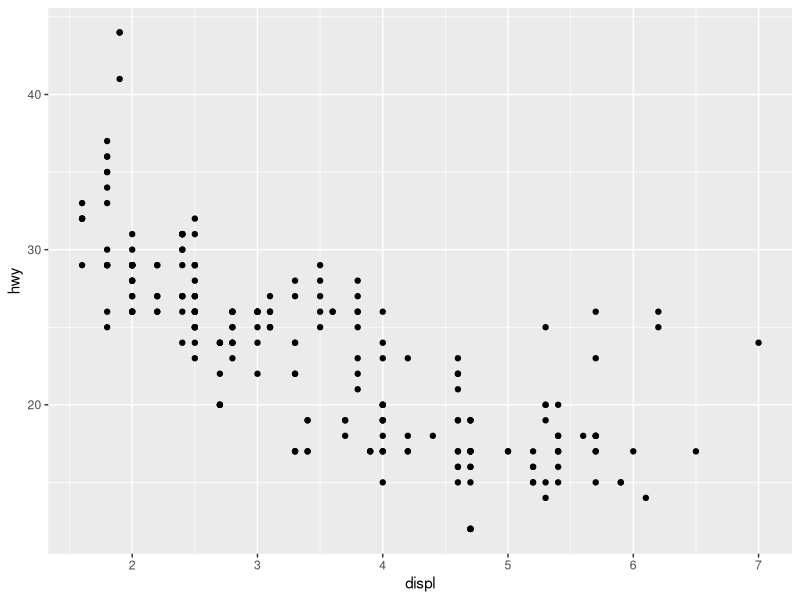
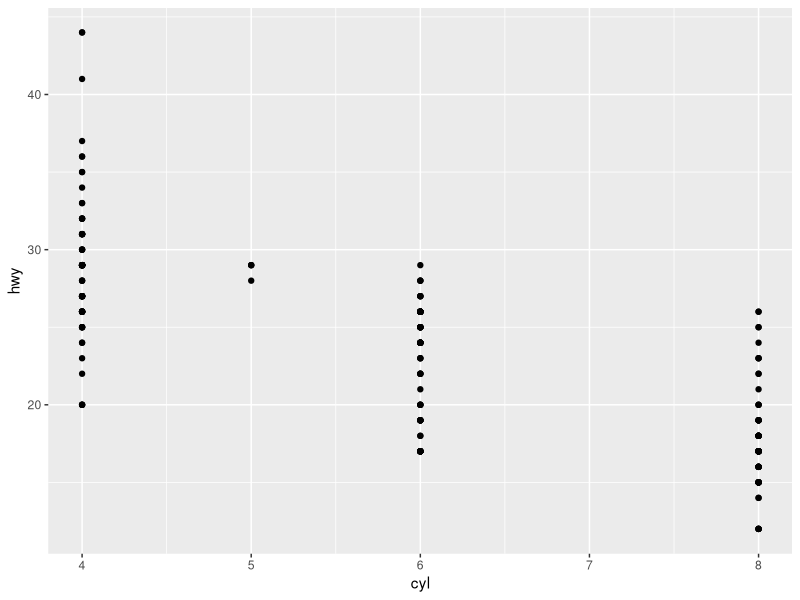
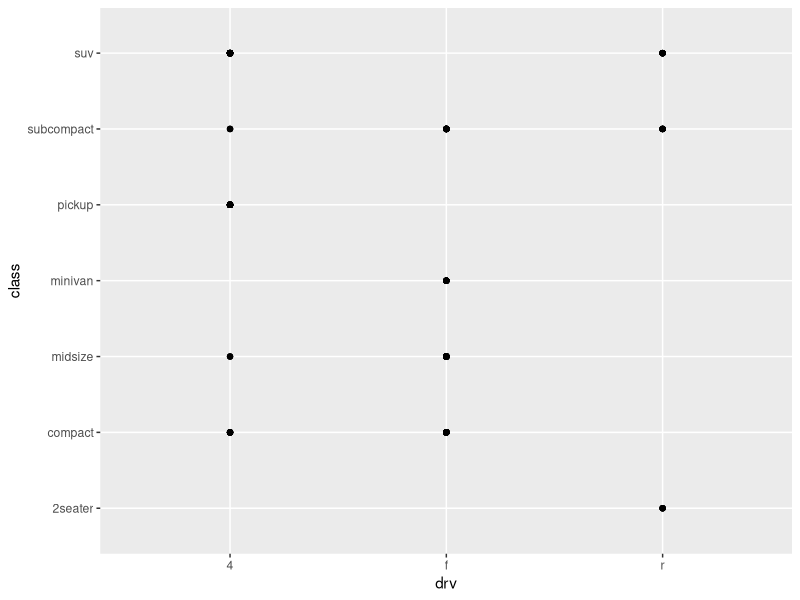
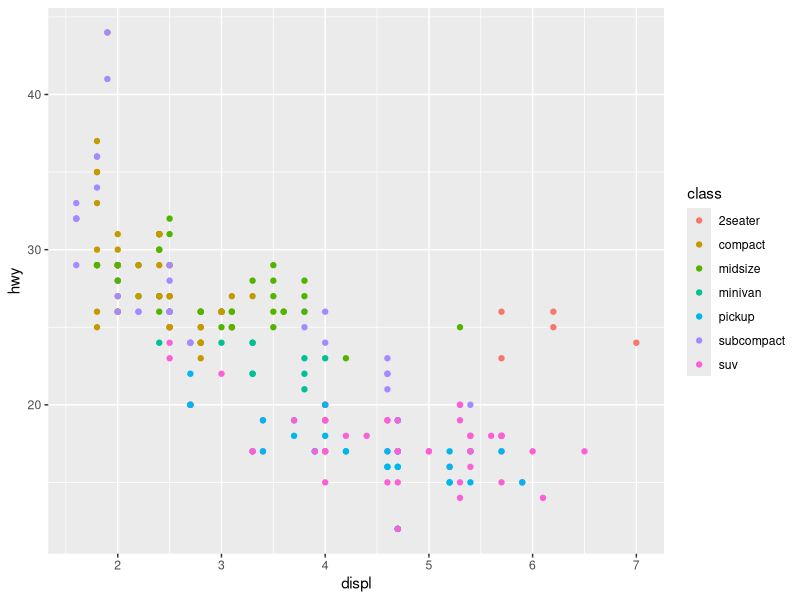
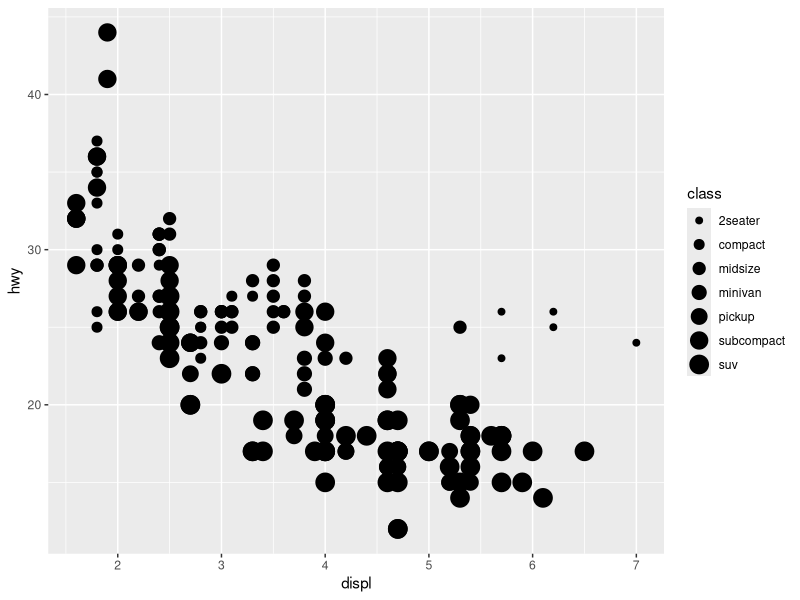
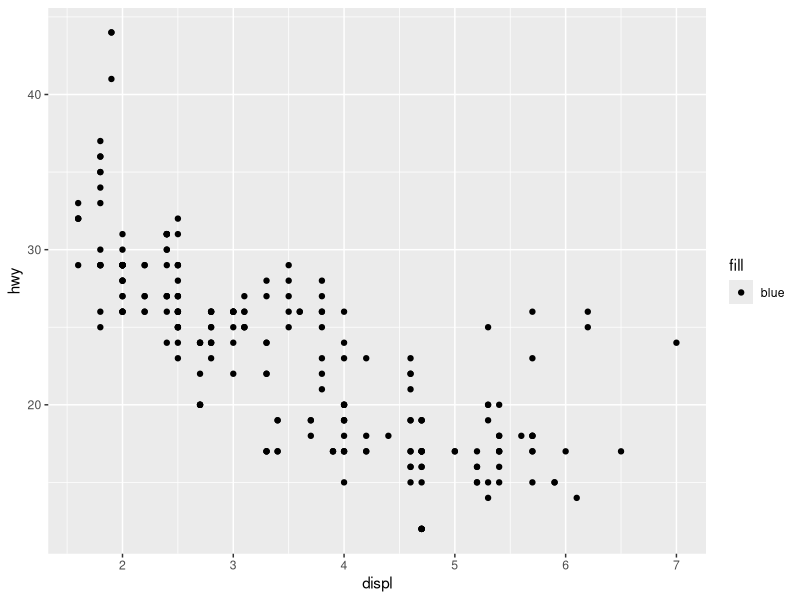
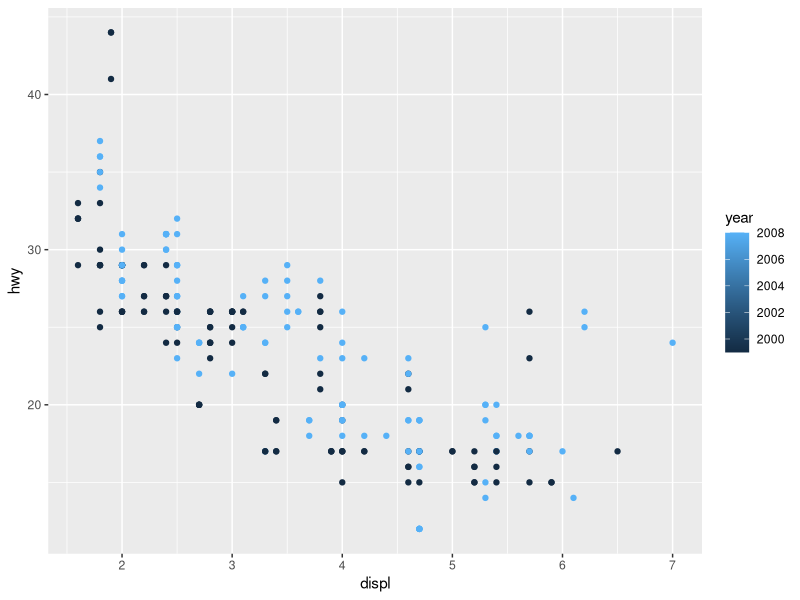
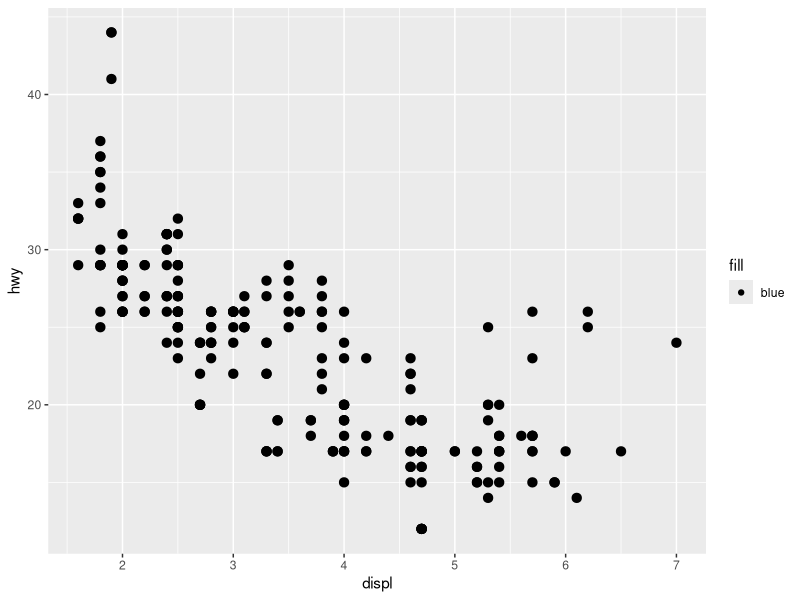

R code for these plots, in order:
#load library
library(tidyverse)

#example plot
ggplot(data = mpg) + 
  geom_point(mapping = aes(x = displ, y = hwy))

#exercise question 3.2.4.1
## running ggplot(data = mpg) does not produce any results due to lack of mapping

#exercise question 3.2.4.2
mpg
#mpg has 234 rows and 11 columns

#exercise question 3.2.4.3
##drv describes the type of drive train the vehicle has

#exercise question 3.2.4.4
ggplot(data = mpg) + 
  geom_point(mapping = aes(cyl, hwy))

#exercise question 3.2.4.5
ggplot(data = mpg) + 
  geom_point(mapping = aes(drv, class))
#plot is not useful as it is a mesure of two categoricals and does not provide any insight

#example plot with color groupings
ggplot(data = mpg) + 
  geom_point(mapping = aes(x = displ, y = hwy, color = class))

#example plot with size groupings
ggplot(data = mpg) + 
  geom_point(mapping = aes(x = displ, y = hwy, size = class))

#practice question 3.3.1.1
ggplot(data = mpg) + 
  geom_point(mapping = aes(x = displ, y = hwy, fill = "blue"))
#corrected - color alters border color while fill alters point fill color

#practice question 3.3.2.2


#practice question 3.3.1.3
ggplot(data = mpg) + 
  geom_point(mapping = aes(x = displ, y = hwy, color = year))
#continuous variables will show as sloping trends while categorical will show as grouped

#practice question 3.3.1.4

#practice question 3.3.1.5
ggplot(data = mpg) + 
  geom_point(mapping = aes(x = displ, y = hwy, fill = "blue", stroke = 1.5))
#stroke alters the thinkness of the shape border

#practice question 3.3.1.6
ggplot(data = mpg) + 
  geom_point(mapping = aes(x = displ, y = hwy, color = displ < 5))
#the above plot adds a logical expression to the color aesthetic to color a point based on a "True" or "False" result

#practice question 3.5.1


#practice question 3.5.2
ggplot(data = mpg) +
  geom_point(mapping = aes(x = drv, y = cyl)) +
  facet_grid(drv ~ cyl)

#practice question 3.5.3
ggplot(data = mpg) +
  geom_point(mapping = aes(x = displ, y = hwy)) +
  facet_grid(drv ~ .)

ggplot(data = mpg) +
  geom_point(mapping = aes(x = displ, y = hwy)) +
  facet_grid(. ~ cyl)
#in this instance '.' acts as command to segment each facet by the variable identified

#practice 3.5.4
ggplot(data = mpg) + 
  geom_point(mapping = aes(x = displ, y = hwy)) + 
  facet_wrap(~ class, nrow = 2)
#the advantage to faceting is the reduction of clutter and clear views of the individual variable measurements.
#the disadvantage would be if you are trying to facet by a variable that has many unique values. Too many graphs would not be helpful.

#practice 3.5.5
?facet_wrap
#nrow and ncol indicates the desired number of rows and columns to display the facets by.
#
